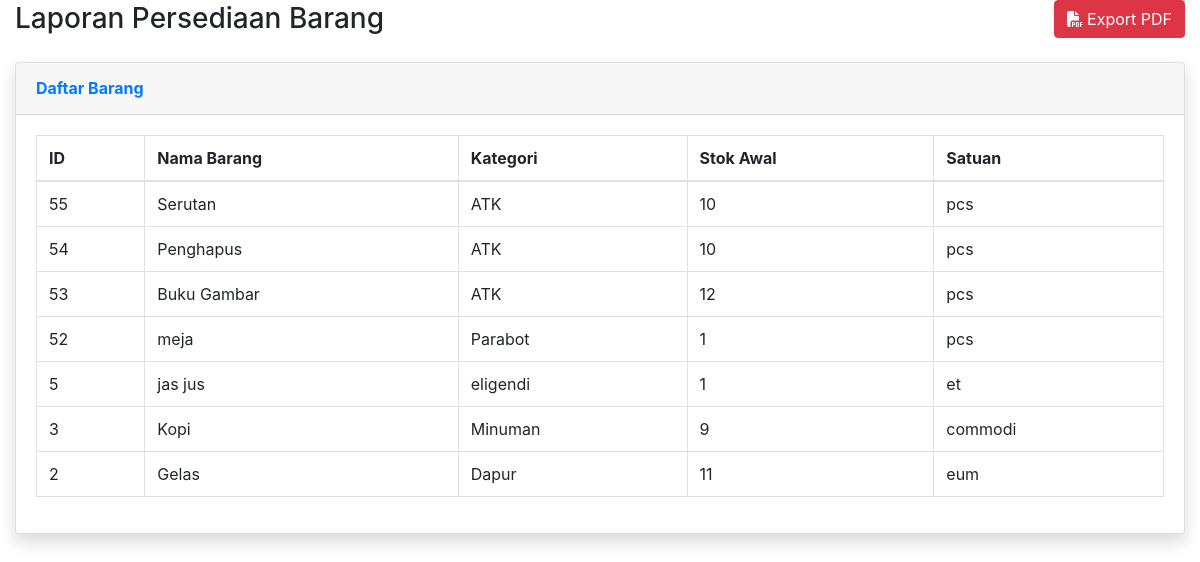
Screenshot of /laporan_persediaan_barang.php with the database file from the repository.
### tables this page shows
CREATE TABLE `barang` (
  `id` bigint(20) UNSIGNED NOT NULL,
  `nama_barang` varchar(255) NOT NULL,
  `kategori` varchar(255) DEFAULT NULL,
  `stok_awal` int(11) NOT NULL DEFAULT 0,
  `satuan` varchar(255) NOT NULL,
  `created_at` timestamp NULL DEFAULT NULL,
  `updated_at` timestamp NULL DEFAULT NULL
);

### laporan_persediaan_barang.php (the view, shortened to what this page needs)
<?php
require 'config/database.php';
$query = "SELECT id, nama_barang, kategori, stok_awal, satuan FROM barang ORDER BY id DESC";
$barang_result = $conn->query($query);
?>
<link rel="stylesheet" href="https://stackpath.bootstrapcdn.com/bootstrap/4.5.2/css/bootstrap.min.css">
<div class="container-fluid">
    <div class="d-flex align-items-center justify-content-between mb-4">
        <h1 class="h3 mb-0 text-gray-800">Laporan Persediaan Barang</h1>
        <button id="exportPDF" class="btn btn-danger">
            <i class="fas fa-file-pdf"></i> Export PDF
        </button>
    </div>
    <div class="card shadow mb-4">
        <div class="card-header py-3">
            <h6 class="m-0 font-weight-bold text-primary">Daftar Barang</h6>
        </div>
        <div class="card-body">
            <div class="table-responsive">
                <table id="barangTable" class="table table-bordered" width="100%" cellspacing="0">
                    <thead>
                        <tr>
                            <th>ID</th>
                            <th>Nama Barang</th>
                            <th>Kategori</th>
                            <th>Stok Awal</th>
                            <th>Satuan</th>
                        </tr>
                    </thead>
                    <tbody>
                        <?php while ($barang = $barang_result->fetch_assoc()): ?>
                        <tr>
                            <td><?php echo $barang['id']; ?></td>
                            <td><?php echo htmlspecialchars($barang['nama_barang']); ?></td>
                            <td><?php echo htmlspecialchars($barang['kategori']); ?></td>
                            <td><?php echo $barang['stok_awal']; ?></td>
                            <td><?php echo htmlspecialchars($barang['satuan']); ?></td>
                        </tr>
                        <?php endwhile; ?>
                    </tbody>
                </table>
            </div>
        </div>
    </div>
</div>

### rows the page displays
barang: id "55", nama_barang "Serutan", kategori "ATK", stok_awal "10", satuan "pcs"
barang: id "54", nama_barang "Penghapus", kategori "ATK", stok_awal "10", satuan "pcs"
barang: id "53", nama_barang "Buku Gambar", kategori "ATK", stok_awal "12", satuan "pcs"
barang: id "52", nama_barang "meja", kategori "Parabot", stok_awal "1", satuan "pcs"
barang: id "5", nama_barang "jas jus", kategori "eligendi", stok_awal "1", satuan "et"
barang: id "3", nama_barang "Kopi", kategori "Minuman", stok_awal "9", satuan "commodi"
barang: id "2", nama_barang "Gelas", kategori "Dapur", stok_awal "11", satuan "eum"
